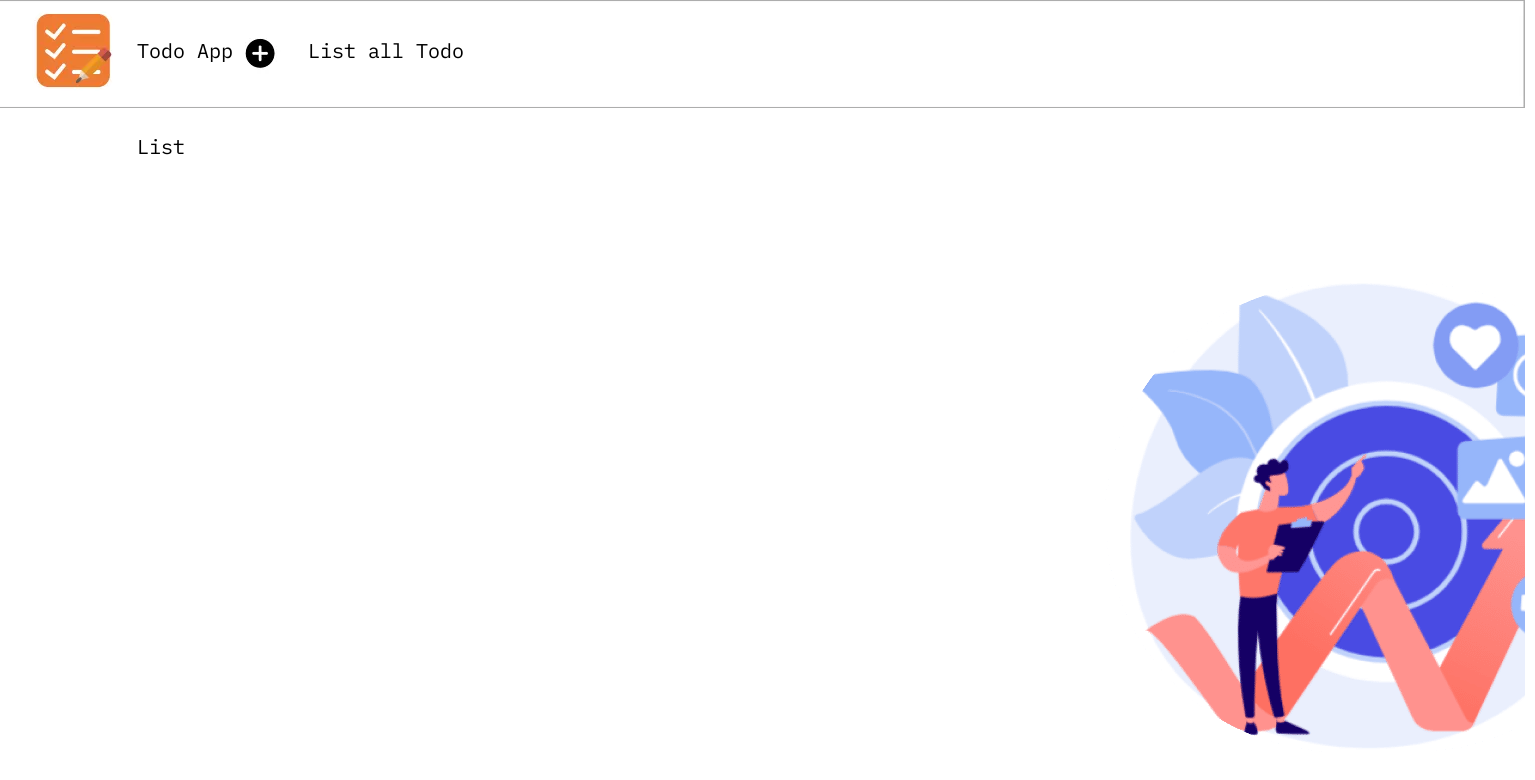
The page /list/ on the database as committed earlier.
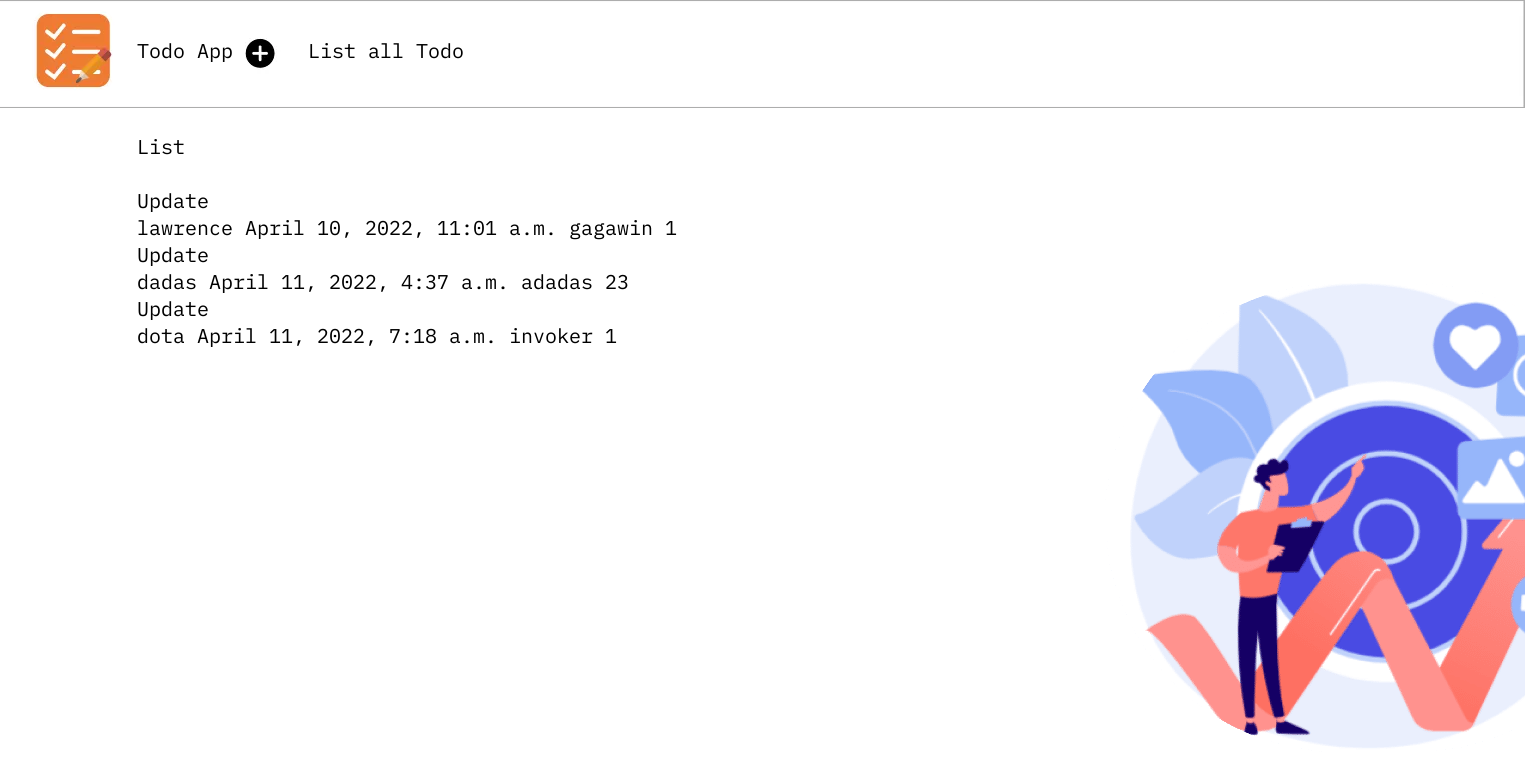
The same page on the database as committed later.
### todo/models.py (models this page shows)
class Todo(models.Model):
    title = models.CharField(max_length=255)
    description = models.TextField()
    priority = models.IntegerField()
    created_at = models.DateTimeField(auto_now_add=True)
    def __str__(self):
        return self.title

### todo/views.py (the view)
# urls.py: path('list/',views.list, name='list'),
def list(request):
    todo = Todo.objects.all()
    context = {'todo': todo}
    return render(request, 'list.html', context)

### templates/list.html (shortened to what this page needs)
{% load static %}
<!DOCTYPE html>
<html lang="english">
  <head>
    <link rel="stylesheet" href="{% static 'css/style1.css' %}" />
  </head>
  <body>
   {% block content %}
   <form method="POST" action="">
    <div>
      <link href="{% static 'css/desktop2192.css' %}" rel="stylesheet" />
      <div class="desktop2192-container">
        <div class="desktop2192-desktop2192">
          <img
            src="{% static 'images/rectangle1194-tss-200h.png' %}"
            alt="Rectangle1194"
            class="desktop2192-image"
          />
            {% endblock %}
          <span class="desktop2192-text">
            <span class="desktop2192-text01">List all Todo</span>
          </span>
          <span class="desktop2192-text02">
            <span class="desktop2192-text03">Todo App</span>
          </span>
          <img
            src="{% static 'images/image41919-9yol-200h.png' %}"
            alt="image41919"
            class="desktop2192-image1"
          />
          <img
            src="{% static 'images/image51920-jrjw-200h.png' %}"
            alt="image51920"
            class="desktop2192-image2"
          />
          <span class="desktop2192-text04">
            <span class="desktop2192-text05">List
                <br></br>
                {% for todos in todo %}
                    <div>
                        <a href="{% url 'updatetodo' todos.id %}">Update</a>
                        <p>{{ todos }} {{ todos.created_at }} {{ todos.description }} {{ todos.priority }}</p>
                    </div>
                {% endfor %}
          </span>
          <img
            src="{% static 'images/image171954-8xd-600w.png' %}"
            alt="image171954"
            class="desktop2192-image7"
          />
        </div>
      </div>
    </div>
  </body>
</html>

### todo/static/css/style1.css (style rules this page uses)
:root { --dl-color-gray-500: #595959; --dl-color-gray-700: #999999; --dl-color-gray-900: #D9D9D9; --dl-size-size-large: 144px; --dl-size-size-small: 48px; --dl-color-danger-300: #A22020; --dl-color-danger-500: #BF2626; --dl-color-danger-700: #E14747; --dl-color-gray-black: #000000; --dl-color-gray-white: #FFFFFF; --dl-size-size-medium: 96px; --dl-size-size-xlarge: 192px; --dl-size-size-xsmall: 16px; --dl-space-space-unit: 16px; --dl-color-primary-100: #003EB3; --dl-color-primary-300: #0074F0; --dl-color-primary-500: #14A9FF; --dl-color-primary-700: #85DCFF; --dl-color-success-300: #199033; --dl-color-success-500: #32A94C; --dl-color-success-700: #4CC366; --dl-size-size-xxlarge: 288px; --dl-size-size-maxwidth: 1400px; --dl-radius-radius-round: 50%; --dl-space-space-halfunit: 8px; --dl-space-space-sixunits: 96px; --dl-space-space-twounits: 32px; --dl-radius-radius-radius2: 2px; --dl-radius-radius-radius4: 4px; --dl-radius-radius-radius8: 8px; --dl-space-space-fiveunits: 80px; --dl-space-space-fourunits: 64px; --dl-space-space-threeunits: 48px; --dl-space-space-oneandhalfunits: 24px; }

### todo/static/css/desktop2192.css (style rules this page uses)
.desktop2192-container { min-height: 100vh; }
.desktop2192-desktop2192 { width: 1525px; height: 1024px; display: flex; overflow: hidden; position: relative; max-width: 1525px; box-sizing: border-box; align-items: flex-start; border-color: transparent; background-color: rgba(255, 255, 255, 1); }
.desktop2192-image { top: 0px; left: -4px; width: 1529px; height: 108px; position: absolute; object-fit: cover; border-color: rgba(0, 0, 0, 0.3199999928474426); border-style: solid; border-width: 0.5px; background-color: rgba(255, 255, 255, 1); }
.desktop2192-text { top: 37px; left: 308px; color: rgba(0, 0, 0, 1); height: auto; position: absolute; font-size: 20px; align-self: auto; font-style: normal; text-align: left; font-family: IBM Plex Mono; font-weight: 400px; line-height: normal; font-stretch: normal; text-decoration: none; }
.desktop2192-text01 { color: rgba(0, 0, 0, 1); height: auto; align-self: auto; font-style: normal; text-align: left; font-weight: 400px; font-stretch: normal; text-decoration: none; }
.desktop2192-text02 { top: 37px; left: 137px; color: rgba(0, 0, 0, 1); height: auto; position: absolute; font-size: 20px; align-self: auto; font-style: normal; text-align: left; font-family: IBM Plex Mono; font-weight: 400px; line-height: normal; font-stretch: normal; text-decoration: none; }
.desktop2192-text03 { color: rgba(0, 0, 0, 1); height: auto; align-self: auto; font-style: normal; text-align: left; font-weight: 400px; font-stretch: normal; text-decoration: none; }
.desktop2192-image1 { top: 10px; left: 32px; width: 83px; height: 81px; position: absolute; object-fit: cover; border-color: transparent; border-radius: 17px; }
.desktop2192-image2 { top: 30px; left: 233px; width: 59px; height: 49px; position: absolute; object-fit: cover; border-color: transparent; border-radius: 192.5px; }
.desktop2192-text04 { top: 133px; left: 137px; color: rgba(0, 0, 0, 1); height: auto; position: absolute; font-size: 20px; align-self: auto; font-style: normal; text-align: left; font-family: IBM Plex Mono; font-weight: 400px; line-height: normal; font-stretch: normal; text-decoration: none; }
.desktop2192-text05 { color: rgba(0, 0, 0, 1); height: auto; align-self: auto; font-style: normal; text-align: left; font-weight: 400px; font-stretch: normal; text-decoration: none; }
.desktop2192-image7 { top: 150px; left: 968px; width: 544px; height: 469px; position: absolute; object-fit: cover; border-color: transparent; border-radius: 272px; }

### templates/list.html (style rules this page uses)
html { line-height: 1.15; }
body { margin: 0; }
* { box-sizing: border-box; border-width: 0; border-style: solid; }
p,li,ul,pre,div,h1,h2,h3,h4,h5,h6 { margin: 0; padding: 0; }
a { color: inherit; text-decoration: inherit; }
img { display: block; }
html { font-family: Inter; font-size: 16px; }
body { font-weight: 400; font-style:normal; text-decoration: none; text-transform: none; letter-spacing: normal; line-height: 1.15; color: var(--dl-color-gray-black); background-color: var(--dl-color-gray-white); }

Rows that differ between the two databases and show on the page:
added Todo: title "lawrence", created_at "April 10, 2022, 11:01 a.m.", description "gagawin", priority "1"
added Todo: title "dadas", created_at "April 11, 2022, 4:37 a.m.", description "adadas", priority "23"
added Todo: title "dota", created_at "April 11, 2022, 7:18 a.m.", description "invoker", priority "1"
